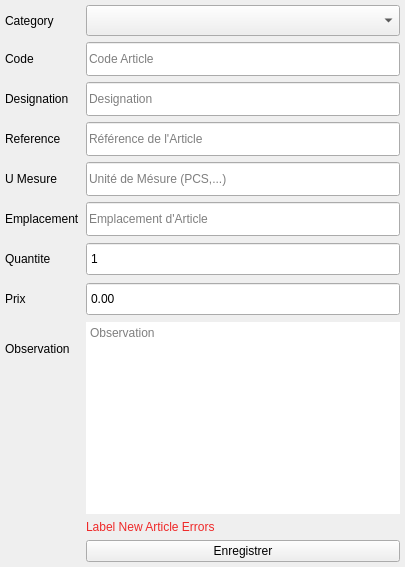
     <widget class="QWidget" name="NewArticlePage">
      <property name="minimumSize">
       <size>
        <width>0</width>
        <height>0</height>
       </size>
      </property>
      <layout class="QVBoxLayout" name="verticalLayout_2">
       <property name="leftMargin">
        <number>0</number>
       </property>
       <property name="topMargin">
        <number>0</number>
       </property>
       <property name="rightMargin">
        <number>0</number>
       </property>
       <property name="bottomMargin">
        <number>0</number>
       </property>
       <item>
        <widget class="QFrame" name="formFrame">
         <property name="frameShape">
          <enum>QFrame::NoFrame</enum>
         </property>
         <property name="frameShadow">
          <enum>QFrame::Raised</enum>
         </property>
         <layout class="QFormLayout" name="formLayout">
          <property name="leftMargin">
           <number>5</number>
          </property>
          <property name="topMargin">
           <number>5</number>
          </property>
          <property name="rightMargin">
           <number>5</number>
          </property>
          <property name="bottomMargin">
           <number>5</number>
          </property>
          <item row="0" column="0">
           <widget class="QLabel" name="label_9">
            <property name="minimumSize">
             <size>
              <width>0</width>
              <height>31</height>
             </size>
            </property>
            <property name="maximumSize">
             <size>
              <width>125</width>
              <height>16777215</height>
             </size>
            </property>
            <property name="text">
             <string>Category</string>
            </property>
           </widget>
          </item>
          <item row="0" column="1">
           <widget class="QComboBox" name="cbBoxCatNew">
            <property name="minimumSize">
             <size>
              <width>0</width>
              <height>31</height>
             </size>
            </property>
           </widget>
          </item>
          <item row="1" column="0">
           <widget class="QLabel" name="label">
            <property name="minimumSize">
             <size>
              <width>0</width>
              <height>31</height>
             </size>
            </property>
            <property name="text">
             <string>Code</string>
            </property>
           </widget>
          </item>
          <item row="1" column="1">
           <widget class="QLineEdit" name="lineEditCodeNew">
            <property name="minimumSize">
             <size>
              <width>314</width>
              <height>34</height>
             </size>
            </property>
            <property name="styleSheet">
             <string notr="true">selection-color: rgb(255, 0, 0);</string>
            </property>
            <property name="frame">
             <bool>true</bool>
            </property>
            <property name="placeholderText">
             <string>Code Article</string>
            </property>
           </widget>
          </item>
          <item row="2" column="0">
           <widget class="QLabel" name="label_2">
            <property name="minimumSize">
             <size>
              <width>0</width>
              <height>31</height>
             </size>
            </property>
            <property name="text">
             <string>Designation</string>
            </property>
           </widget>
          </item>
          <item row="2" column="1">
           <widget class="QLineEdit" name="lineEditDesigNew">
            <property name="minimumSize">
             <size>
              <width>314</width>
              <height>34</height>
             </size>
            </property>
            <property name="placeholderText">
             <string>Designation</string>
            </property>
           </widget>
          </item>
          <item row="3" column="0">
           <widget class="QLabel" name="label_3">
            <property name="minimumSize">
             <size>
              <width>0</width>
              <height>31</height>
             </size>
            </property>
            <property name="text">
             <string>Reference</string>
            </property>
           </widget>
          </item>
          <item row="3" column="1">
           <widget class="QLineEdit" name="lineEditRefNew">
            <property name="minimumSize">
             <size>
              <width>314</width>
              <height>34</height>
             </size>
            </property>
            <property name="placeholderText">
             <string>Référence de l'Article</string>
            </property>
           </widget>
          </item>
          <item row="4" column="0">
           <widget class="QLabel" name="label_4">
            <property name="minimumSize">
             <size>
              <width>0</width>
              <height>31</height>
             </size>
            </property>
            <property name="text">
             <string>U Mesure</string>
            </property>
           </widget>
          </item>
          <item row="4" column="1">
           <widget class="QLineEdit" name="lineEditUMNew">
            <property name="minimumSize">
             <size>
              <width>314</width>
              <height>34</height>
             </size>
            </property>
            <property name="placeholderText">
             <string>Unité de Mésure (PCS,...)</string>
            </property>
           </widget>
          </item>
          <item row="5" column="0">
           <widget class="QLabel" name="label_5">
            <property name="minimumSize">
             <size>
              <width>0</width>
              <height>31</height>
             </size>
            </property>
            <property name="text">
             <string>Emplacement</string>
            </property>
           </widget>
          </item>
          <item row="5" column="1">
           <widget class="QLineEdit" name="lineEditEmpNew">
            <property name="minimumSize">
             <size>
              <width>314</width>
              <height>34</height>
             </size>
            </property>
            <property name="placeholderText">
             <string>Emplacement d'Article</string>
            </property>
           </widget>
          </item>
          <item row="6" column="0">
           <widget class="QLabel" name="label_6">
            <property name="minimumSize">
             <size>
              <width>0</width>
              <height>31</height>
             </size>
            </property>
            <property name="text">
             <string>Quantite</string>
            </property>
           </widget>
          </item>
          <item row="6" column="1">
           <widget class="QSpinBox" name="spinBoxQteNew">
            <property name="minimumSize">
             <size>
              <width>314</width>
              <height>34</height>
             </size>
            </property>
            <property name="buttonSymbols">
             <enum>QAbstractSpinBox::NoButtons</enum>
            </property>
            <property name="minimum">
             <number>1</number>
            </property>
            <property name="maximum">
             <number>10000</number>
            </property>
           </widget>
          </item>
          <item row="7" column="0">
           <widget class="QLabel" name="label_7">
            <property name="minimumSize">
             <size>
              <width>0</width>
              <height>31</height>
             </size>
            </property>
            <property name="text">
             <string>Prix</string>
            </property>
           </widget>
          </item>
          <item row="7" column="1">
           <widget class="QDoubleSpinBox" name="dSBoxPrixNew">
            <property name="minimumSize">
             <size>
              <width>314</width>
              <height>34</height>
             </size>
            </property>
            <property name="buttonSymbols">
             <enum>QAbstractSpinBox::NoButtons</enum>
            </property>
            <property name="showGroupSeparator" stdset="0">
             <bool>false</bool>
            </property>
            <property name="decimals">
             <number>2</number>
            </property>
            <property name="maximum">
             <double>100000000000000.000000000000000</double>
            </property>
           </widget>
          </item>
          <item row="8" column="0">
           <widget class="QLabel" name="label_10">
            <property name="minimumSize">
             <size>
              <width>0</width>
              <height>31</height>
             </size>
            </property>
            <property name="text">
             <string>Observation</string>
            </property>
           </widget>
          </item>
          <item row="8" column="1">
           <widget class="QPlainTextEdit" name="textEditObsNew">
            <property name="frameShape">
             <enum>QFrame::NoFrame</enum>
            </property>
            <property name="placeholderText">
             <string>Observation</string>
            </property>
           </widget>
          </item>
          <item row="10" column="1">
           <widget class="QPushButton" name="btnSaveNewArticle">
            <property name="text">
             <string>Enregistrer</string>
            </property>
            <property name="icon">
             <iconset resource="../resource.qrc">
              <normaloff>:/icons/icons/disk.png</normaloff>:/icons/icons/disk.png</iconset>
            </property>
            <property name="iconSize">
             <size>
              <width>22</width>
              <height>22</height>
             </size>
            </property>
           </widget>
          </item>
          <item row="9" column="1">
           <widget class="QLabel" name="labelNewError">
            <property name="minimumSize">
             <size>
              <width>0</width>
              <height>0</height>
             </size>
            </property>
            <property name="styleSheet">
             <string notr="true">color: rgb(239, 41, 41);</string>
            </property>
            <property name="frameShape">
             <enum>QFrame::NoFrame</enum>
            </property>
            <property name="text">
             <string>Label New Article Errors</string>
            </property>
            <property name="wordWrap">
             <bool>true</bool>
            </property>
           </widget>
          </item>
         </layout>
        </widget>
       </item>
      </layout>
     </widget>
